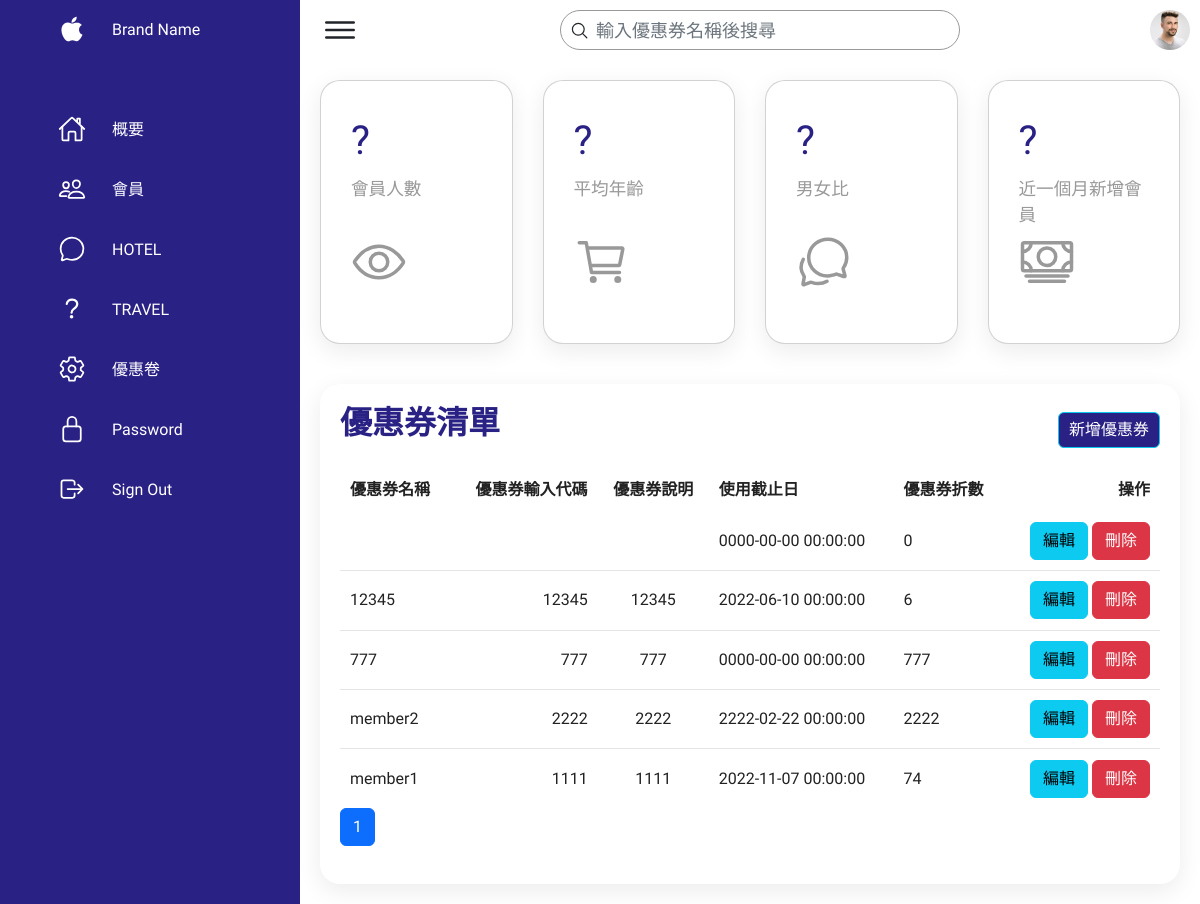
Page /coupon/admin.php on the committed database.
### tables this page shows
CREATE TABLE `coupon` (
  `id` int(20) UNSIGNED NOT NULL,
  `name` varchar(255) NOT NULL COMMENT '優惠券名稱',
  `code` varchar(255) NOT NULL COMMENT '優惠券序號',
  `description` varchar(255) NOT NULL COMMENT '優惠券描述',
  `expire_date` datetime NOT NULL COMMENT '優惠券期限',
  `discount` int(20) NOT NULL COMMENT '優惠券折數',
  `created_at` datetime NOT NULL,
  `valid` int(20) NOT NULL COMMENT '軟刪除'
);

### coupon/admin.php (the view, shortened to what this page needs)
<?php
require_once("../db-connect2.php");
if (isset($_GET["search"])) {
    $search = $_GET["search"];
    $sql = "SELECT * FROM coupon WHERE name LIKE '%$search%' AND valid=1 ORDER BY created_at DESC";
    $result = $conn->query($sql);
    $userCount = $result->num_rows;
} else {
    if (isset($_GET["page"])) {
        $page = $_GET["page"];
    } else {
        $page = 1;
    }
    $sqlAll = "SELECT * FROM coupon WHERE valid=1 ";
    $resultAll = $conn->query($sqlAll);
    $userCount = $resultAll->num_rows;
    $per_page = 5;
    $page_start = ($page - 1) * $per_page;
    $sql = "SELECT * FROM coupon WHERE valid=1 ORDER BY created_at DESC LIMIT $page_start, $per_page";
    $result = $conn->query($sql);
    $totalPage = ceil($userCount / $per_page);
}
$rows = $result->fetch_all(MYSQLI_ASSOC);
?>
<!DOCTYPE html>
<html lang="en">
<head>
    <link href="https://cdn.jsdelivr.net/npm/bootstrap@5.2.1/dist/css/bootstrap.min.css" rel="stylesheet">
    <link rel="stylesheet" href="assets/css/style.css">
</head>
<body>
    <div class="crud-container">
        <div class="navigation">
            <ul>
                <li>
                    <a href="#">
                        <span class="icon">
                            <ion-icon name="logo-apple"></ion-icon>
                        </span>
                        <span class="title">Brand Name</span>
                    </a>
                </li>
                <li>
                    <a href="../home/admin.php">
                        <span class="icon">
                            <ion-icon name="home-outline"></ion-icon>
                        </span>
                        <span class="title">概要</span>
                    </a>
                </li>
                <li>
                    <a href="../admin-user/admin.php">
                        <span class="icon">
                            <ion-icon name="people-outline"></ion-icon>
                        </span>
                        <span class="title">會員</span>
                    </a>
                </li>
                <li>
                    <a href="../hotel/admin.php">
                        <span class="icon">
                            <ion-icon name="chatbubble-outline"></ion-icon>
                        </span>
                        <span class="title">HOTEL</span>
                    </a>
                </li>
                <li>
                    <a href="../travel/admin-travel.php">
                        <span class="icon">
                            <ion-icon name="help-outline"></ion-icon>
                        </span>
                        <span class="title">TRAVEL</span>
                    </a>
                </li>
                <li>
                    <a href="../coupon/admin.php">
                        <span class="icon">
                            <ion-icon name="settings-outline"></ion-icon>
                        </span>
                        <span class="title">優惠卷</span>
                    </a>
                </li>
                <li>
                    <a href="#">
                        <span class="icon">
                            <ion-icon name="lock-closed-outline"></ion-icon>
                        </span>
                        <span class="title">Password</span>
                    </a>
                </li>
                <li>
                    <a href="../index.php">
                        <span class="icon">
                            <ion-icon name="log-out-outline"></ion-icon>
                        </span>
                        <span class="title">Sign Out</span>
                    </a>
                </li>
            </ul>
        </div>
        <div class="main">
            <div class="topbar">
                <div class="toggle">
                    <ion-icon name="menu-outline"></ion-icon>
                </div>
                <div class="search">
                    <form action="admin.php" method="get">
                        <label>
                            <input type="text" placeholder="輸入優惠券名稱後搜尋" class="form-control" name="search">
                            <ion-icon name="search-outline"></ion-icon>
                        </label>
                    </form>
                </div>
                <div class="user">
                    <img src="assets/imgs/customer01.jpg" alt="">
                </div>
            </div>
            <div class="cardBox">
                <div class="card">
                    <div>
                        <div class="numbers">?</div>
                        <div class="cardName">會員人數
                        </div>
                    </div>
                    <div class="iconBx">
                        <ion-icon name="eye-outline"></ion-icon>
                    </div>
                </div>
                <div class="card">
                    <div>
                        <div class="numbers">
                           ?
                        </div>
                        <div class="cardName">平均年齡</div>
                    </div>
                    <div class="iconBx">
                        <ion-icon name="cart-outline"></ion-icon>
                    </div>
                </div>
                <div class="card">
                    <div>
                        <div class="numbers">
                           ?
                        </div>
                        <div class="cardName">男女比</div>
                    </div>
                    <div class="iconBx">
                        <ion-icon name="chatbubbles-outline"></ion-icon>
                    </div>
                </div>
                <div class="card">
                    <div>
                        <div class="numbers">
                           ?
                        </div>
                        <div class="cardName">近一個月新增會員</div>
                    </div>
                    <div class="iconBx">
                        <ion-icon name="cash-outline"></ion-icon>
                    </div>
                </div>
            </div>
            <div class="details">
                <div class="recentOrders">
                    <div class="cardHeader">
                        <h2>優惠券清單</h2>
                        <div class="py-2 d-flex justify-content-end">
                            <a class="btn btn-info" href="admin-add-coupon.php">新增優惠券</a>
                        </div>
                    </div>
                    <table>
                        <thead>
                            <tr>
                                <td>優惠券名稱</td>
                                <td>優惠券輸入代碼</td>
                                <td>優惠券說明</td>
                                <td>使用截止日</td>
                                <td>優惠券折數</td>
                                <td>操作</td>
                            </tr>
                        </thead>
                        <?php if ($userCount > 0) : ?>
                            <tbody>
                                <?php foreach ($rows as $row) : ?>
                                    <tr>
                                        <td><?= $row["name"] ?></td>
                                        <td><?= $row["code"] ?></td>
                                        <td><?= $row["description"] ?></td>
                                        <td><?= $row["expire_date"] ?></td>
                                        <td><?= $row["discount"] ?></td>
                                        <td>
                                            <a class="btn btn-info" href="admin-edit-coupon.php?id=<?= $row["id"] ?>">編輯</a>
                                            <a class="btn btn-danger" href="admin-delete-user.php?id=<?= $row["id"] ?>">刪除</a>
                                        </td>
                                    </tr>
                                <?php endforeach; ?>
                            </tbody>
                        <?php endif; ?>
                    </table>
                    <?php if (!isset($_GET["search"])) : ?>
                        <nav aria-label="Page navigation example">
                            <ul class="pagination">
                                <?php for ($i = 1; $i <= $totalPage; $i++) : ?>
                                    <li class="page-item <?php if ($i == $page) echo "active"; ?>"><a class="page-link" href="admin.php?page=<?= $i ?>"><?= $i ?></a></li>
                                <?php endfor; ?>
                            </ul>
                        </nav>
                    <?php endif; ?>
                </div>
            </div>
        </div>
    </div>
</body>
</html>

### coupon/assets/css/style.css (style rules this page uses)
* { font-family: "Ubuntu", sans-serif; margin: 0; padding: 0; box-sizing: border-box; }
:root { --blue: #2a2185; --white: #fff; --gray: #f5f5f5; --black1: #222; --black2: #999; }
body { min-height: 100vh; overflow-x: hidden; }
.crud-container { position: relative; width: 100%; }
.navigation { position: fixed; width: 300px; height: 100%; background: var(--blue); border-left: 10px solid var(--blue); transition: 0.5s; overflow: hidden; }
.navigation ul { position: absolute; top: 0; left: 0; width: 100%; }
.navigation ul li { position: relative; width: 100%; list-style: none; border-top-left-radius: 30px; border-bottom-left-radius: 30px; }
.navigation ul li:nth-child(1) { margin-bottom: 40px; pointer-events: none; }
.navigation ul li a { position: relative; display: block; width: 100%; display: flex; text-decoration: none; color: var(--white); }
.navigation ul li a .icon { position: relative; display: block; min-width: 60px; height: 60px; line-height: 75px; text-align: center; }
.navigation ul li a .icon ion-icon { font-size: 1.75rem; }
.navigation ul li a .title { position: relative; display: block; padding: 0 10px; height: 60px; line-height: 60px; text-align: start; white-space: nowrap; }
.main { position: absolute; width: calc(100% - 300px); left: 300px; min-height: 100vh; background: var(--white); transition: 0.5s; }
.topbar { width: 100%; height: 60px; display: flex; justify-content: space-between; align-items: center; padding: 0 10px; }
.toggle { position: relative; width: 60px; height: 60px; display: flex; justify-content: center; align-items: center; font-size: 2.5rem; cursor: pointer; }
.search { position: relative; width: 400px; margin: 0 10px; }
.search label { position: relative; width: 100%; }
.search label input { width: 100%; height: 40px; border-radius: 40px; padding: 5px 20px; padding-left: 35px; font-size: 18px; outline: none; border: 1px solid var(--black2); }
.search label ion-icon { position: absolute; top: 11px; left: 10px; font-size: 1.2rem; }
.user { position: relative; width: 40px; height: 40px; border-radius: 50%; overflow: hidden; cursor: pointer; }
.user img { position: absolute; top: 0; left: 0; width: 100%; height: 100%; object-fit: cover; }
.cardBox { position: relative; width: 100%; padding: 20px; display: grid; grid-template-columns: repeat(4, 1fr); grid-gap: 30px; }
.cardBox .card { position: relative; background: var(--white); padding: 30px; border-radius: 20px; display: flex; justify-content: space-between; cursor: pointer; box-shadow: 0 7px 25px rgba(0, 0, 0, 0.08); }
.cardBox .card .numbers { position: relative; font-weight: 500; font-size: 2.5rem; color: var(--blue); }
.cardBox .card .cardName { color: var(--black2); font-size: 1.1rem; margin-top: 5px; }
.cardBox .card .iconBx { font-size: 3.5rem; color: var(--black2); }
.details { position: relative; width: 100%; padding: 20px; display: grid; grid-template-columns: 1fr 1fr; grid-gap: 30px; }
.details .recentOrders { position: relative; display: grid; min-height: 500px; background: var(--white); padding: 20px; box-shadow: 0 7px 25px rgba(0, 0, 0, 0.08); border-radius: 20px; }
.details .cardHeader { display: flex; justify-content: space-between; align-items: flex-start; }
.cardHeader h2 { font-weight: 600; color: var(--blue); }
.cardHeader .btn { position: relative; padding: 5px 10px; background: var(--blue); text-decoration: none; color: var(--white); border-radius: 6px; }
.details table { width: 100%; border-collapse: collapse; margin-top: 10px; }
.details table thead td { font-weight: 600; }
.details .recentOrders table tr { color: var(--black1); border-bottom: 1px solid rgba(0, 0, 0, 0.1); }
.details .recentOrders table tr:last-child { border-bottom: none; }
.details .recentOrders table tr td { padding: 10px; }
.details .recentOrders table tr td:last-child { text-align: end; }
.details .recentOrders table tr td:nth-child(2) { text-align: end; }
.details .recentOrders table tr td:nth-child(3) { text-align: center; }

### coupon/admin.php (style rules this page uses)
.search label ion-icon { position: absolute; top: 11px; left: 10px; font-size: 1.2rem; }
.details { grid-template-columns: 1fr; }
.details .recentOrders table tbody tr a { text-decoration: none; }

### rows in the picture
coupon: expire_date "0000-00-00 00:00:00", discount "0"
coupon: name "12345", code "12345", description "12345", expire_date "2022-06-10 00:00:00", discount "6"
coupon: name "777", code "777", description "777", expire_date "0000-00-00 00:00:00", discount "777"
coupon: name "member2", code "2222", description "2222", expire_date "2222-02-22 00:00:00", discount "2222"
coupon: name "member1", code "1111", description "1111", expire_date "2022-11-07 00:00:00", discount "74"
